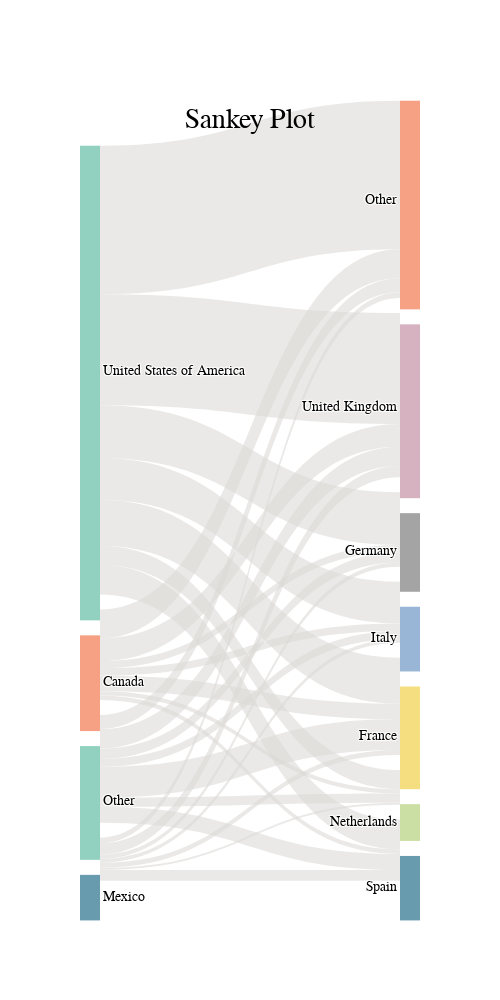

Here is the notebook cell this chart was saved with:
### Code cell
s_fig.layout.font.family = 'PT Sans Narrow'
s_fig.update_layout(width=500, height=1000)
s_fig.layout.title.y = .9

# recent nicole updates
s_fig.data[0].link.color = 'rgba(221, 219, 215, .6)'
s_fig

### Figure 1 — Plotly figure (JSON) as saved in the notebook; plotly's stock layout.template omitted (floating-point values rounded to 4 significant figures)
{"data": [{"link": {"color": "rgba(221, 219, 215, .6)", "source": [8, 8, 8, 8, 8, 8, 2, 2, 9, 8, 9, 2, 2, 10, 2, 2, 9, 9, 9, 10, 10, 10, 10, 10, 2, 9, 10, 9], "target": [5, 3, 0, 6, 7, 1, 7, 1, 4, 4, 7, 6, 5, 4, 4, 3, 5, 6, 1, 1, 3, 7, 5, 6, 0, 0, 0, 3], "value": [0.01634, 0.007386, 0.01562, 0.003107, 0.006054, 0.008342, 0.07633, 0.2152, 0.01091, 0.005565, 0.01032, 0.02779, 0.161, 0.01151, 0.06069, 0.06641, 0.03267, 0.006327, 0.04204, 0.02037, 0.04464, 0.01501, 0.02818, 0.01319, 0.04306, 0.006612, 0.02303, 0.02229]}, "node": {"label": ["Spain", "Other", "United States of America", "France", "Italy", "United Kingdom", "Netherlands", "Germany", "Mexico", "Canada", "Other"], "line": {"color": "black", "width": 0}, "pad": 15, "thickness": 20}, "type": "sankey", "valueformat": ".1%"}], "layout": {"font": {"family": "PT Sans Narrow"}, "height": 1000, "title": {"text": "Sankey Plot", "y": 0.9}, "width": 500}}
